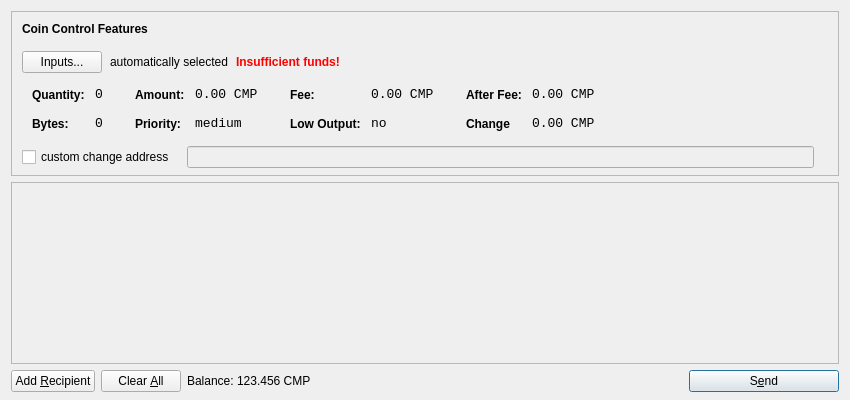
<?xml version="1.0" encoding="UTF-8"?>
<ui version="4.0">
 <class>SendCoinsDialog</class>
 <widget class="QDialog" name="SendCoinsDialog">
  <property name="geometry">
   <rect>
    <x>0</x>
    <y>0</y>
    <width>850</width>
    <height>400</height>
   </rect>
  </property>
  <property name="windowTitle">
   <string>Send Coins</string>
  </property>
  <layout class="QVBoxLayout" name="verticalLayout" stretch="0,1,0">
   <property name="bottomMargin">
    <number>8</number>
   </property>
   <item>
    <widget class="QFrame" name="frameCoinControl">
     <property name="sizePolicy">
      <sizepolicy hsizetype="Expanding" vsizetype="Expanding">
       <horstretch>0</horstretch>
       <verstretch>0</verstretch>
      </sizepolicy>
     </property>
     <property name="maximumSize">
      <size>
       <width>16777215</width>
       <height>16777215</height>
      </size>
     </property>
     <property name="frameShape">
      <enum>QFrame::StyledPanel</enum>
     </property>
     <property name="frameShadow">
      <enum>QFrame::Sunken</enum>
     </property>
     <layout class="QVBoxLayout" name="verticalLayoutCoinControl2">
      <property name="spacing">
       <number>-1</number>
      </property>
      <property name="leftMargin">
       <number>0</number>
      </property>
      <property name="topMargin">
       <number>0</number>
      </property>
      <property name="rightMargin">
       <number>0</number>
      </property>
      <property name="bottomMargin">
       <number>6</number>
      </property>
      <item>
       <layout class="QVBoxLayout" name="verticalLayoutCoinControl" stretch="0,0,0,0,1">
        <property name="spacing">
         <number>0</number>
        </property>
        <property name="leftMargin">
         <number>10</number>
        </property>
        <property name="topMargin">
         <number>10</number>
        </property>
        <item>
         <layout class="QHBoxLayout" name="horizontalLayoutCoinControl1">
          <property name="bottomMargin">
           <number>15</number>
          </property>
          <item>
           <widget class="QLabel" name="labelCoinControlFeatures">
            <property name="sizePolicy">
             <sizepolicy hsizetype="Preferred" vsizetype="Maximum">
              <horstretch>0</horstretch>
              <verstretch>0</verstretch>
             </sizepolicy>
            </property>
            <property name="font">
             <font>
              <weight>75</weight>
              <bold>true</bold>
             </font>
            </property>
            <property name="styleSheet">
             <string notr="true">font-weight:bold;</string>
            </property>
            <property name="text">
             <string>Coin Control Features</string>
            </property>
           </widget>
          </item>
         </layout>
        </item>
        <item>
         <layout class="QHBoxLayout" name="horizontalLayoutCoinControl2" stretch="0,0,0,0">
          <property name="spacing">
           <number>8</number>
          </property>
          <property name="bottomMargin">
           <number>10</number>
          </property>
          <item>
           <widget class="QPushButton" name="pushButtonCoinControl">
            <property name="styleSheet">
             <string notr="true"/>
            </property>
            <property name="text">
             <string>Inputs...</string>
            </property>
           </widget>
          </item>
          <item>
           <widget class="QLabel" name="labelCoinControlAutomaticallySelected">
            <property name="text">
             <string>automatically selected</string>
            </property>
            <property name="margin">
             <number>5</number>
            </property>
           </widget>
          </item>
          <item>
           <widget class="QLabel" name="labelCoinControlInsuffFunds">
            <property name="font">
             <font>
              <weight>75</weight>
              <bold>true</bold>
             </font>
            </property>
            <property name="styleSheet">
             <string notr="true">color:red;font-weight:bold;</string>
            </property>
            <property name="text">
             <string>Insufficient funds!</string>
            </property>
            <property name="margin">
             <number>5</number>
            </property>
           </widget>
          </item>
          <item>
           <spacer name="horizontalSpacerCoinControl">
            <property name="orientation">
             <enum>Qt::Horizontal</enum>
            </property>
            <property name="sizeHint" stdset="0">
             <size>
              <width>40</width>
              <height>1</height>
             </size>
            </property>
           </spacer>
          </item>
         </layout>
        </item>
        <item>
         <widget class="QWidget" name="widgetCoinControl" native="true">
          <property name="sizePolicy">
           <sizepolicy hsizetype="Preferred" vsizetype="Preferred">
            <horstretch>0</horstretch>
            <verstretch>0</verstretch>
           </sizepolicy>
          </property>
          <property name="minimumSize">
           <size>
            <width>0</width>
            <height>0</height>
           </size>
          </property>
          <property name="styleSheet">
           <string notr="true"/>
          </property>
          <layout class="QHBoxLayout" name="horizontalLayoutCoinControl5">
           <property name="margin">
            <number>0</number>
           </property>
           <item>
            <layout class="QHBoxLayout" name="horizontalLayoutCoinControl3" stretch="0,0,0,1">
             <property name="spacing">
              <number>20</number>
             </property>
             <property name="topMargin">
              <number>0</number>
             </property>
             <property name="bottomMargin">
              <number>10</number>
             </property>
             <item>
              <layout class="QFormLayout" name="formLayoutCoinControl1">
               <property name="horizontalSpacing">
                <number>10</number>
               </property>
               <property name="verticalSpacing">
                <number>14</number>
               </property>
               <property name="leftMargin">
                <number>10</number>
               </property>
               <property name="topMargin">
                <number>4</number>
               </property>
               <property name="rightMargin">
                <number>6</number>
               </property>
               <item row="0" column="0">
                <widget class="QLabel" name="labelCoinControlQuantityText">
                 <property name="styleSheet">
                  <string notr="true">font-weight:bold;</string>
                 </property>
                 <property name="text">
                  <string>Quantity:</string>
                 </property>
                 <property name="margin">
                  <number>0</number>
                 </property>
                </widget>
               </item>
               <item row="0" column="1">
                <widget class="QLabel" name="labelCoinControlQuantity">
                 <property name="font">
                  <font>
                   <family>Monospace</family>
                   <pointsize>10</pointsize>
                  </font>
                 </property>
                 <property name="cursor">
                  <cursorShape>IBeamCursor</cursorShape>
                 </property>
                 <property name="contextMenuPolicy">
                  <enum>Qt::ActionsContextMenu</enum>
                 </property>
                 <property name="text">
                  <string>0</string>
                 </property>
                 <property name="margin">
                  <number>0</number>
                 </property>
                 <property name="textInteractionFlags">
                  <set>Qt::LinksAccessibleByMouse|Qt::TextSelectableByKeyboard|Qt::TextSelectableByMouse</set>
                 </property>
                </widget>
               </item>
               <item row="1" column="0">
                <widget class="QLabel" name="labelCoinControlBytesText">
                 <property name="styleSheet">
                  <string notr="true">font-weight:bold;</string>
                 </property>
                 <property name="text">
                  <string>Bytes:</string>
                 </property>
                </widget>
               </item>
               <item row="1" column="1">
                <widget class="QLabel" name="labelCoinControlBytes">
                 <property name="font">
                  <font>
                   <family>Monospace</family>
                   <pointsize>10</pointsize>
                  </font>
                 </property>
                 <property name="cursor">
                  <cursorShape>IBeamCursor</cursorShape>
                 </property>
                 <property name="contextMenuPolicy">
                  <enum>Qt::ActionsContextMenu</enum>
                 </property>
                 <property name="text">
                  <string>0</string>
                 </property>
                 <property name="textInteractionFlags">
                  <set>Qt::LinksAccessibleByMouse|Qt::TextSelectableByKeyboard|Qt::TextSelectableByMouse</set>
                 </property>
                </widget>
               </item>
              </layout>
             </item>
             <item>
              <layout class="QFormLayout" name="formLayoutCoinControl2">
               <property name="horizontalSpacing">
                <number>10</number>
               </property>
               <property name="verticalSpacing">
                <number>14</number>
               </property>
               <property name="leftMargin">
                <number>6</number>
               </property>
               <property name="topMargin">
                <number>4</number>
               </property>
               <property name="rightMargin">
                <number>6</number>
               </property>
               <item row="0" column="0">
                <widget class="QLabel" name="labelCoinControlAmountText">
                 <property name="styleSheet">
                  <string notr="true">font-weight:bold;</string>
                 </property>
                 <property name="text">
                  <string>Amount:</string>
                 </property>
                 <property name="margin">
                  <number>0</number>
                 </property>
                </widget>
               </item>
               <item row="0" column="1">
                <widget class="QLabel" name="labelCoinControlAmount">
                 <property name="font">
                  <font>
                   <family>Monospace</family>
                   <pointsize>10</pointsize>
                  </font>
                 </property>
                 <property name="cursor">
                  <cursorShape>IBeamCursor</cursorShape>
                 </property>
                 <property name="contextMenuPolicy">
                  <enum>Qt::ActionsContextMenu</enum>
                 </property>
                 <property name="text">
                  <string>0.00 CMP</string>
                 </property>
                 <property name="textInteractionFlags">
                  <set>Qt::LinksAccessibleByMouse|Qt::TextSelectableByKeyboard|Qt::TextSelectableByMouse</set>
                 </property>
                </widget>
               </item>
               <item row="1" column="0">
                <widget class="QLabel" name="labelCoinControlPriorityText">
                 <property name="styleSheet">
                  <string notr="true">font-weight:bold;</string>
                 </property>
                 <property name="text">
                  <string>Priority:</string>
                 </property>
                </widget>
               </item>
               <item row="1" column="1">
                <widget class="QLabel" name="labelCoinControlPriority">
                 <property name="font">
                  <font>
                   <family>Monospace</family>
                   <pointsize>10</pointsize>
                  </font>
                 </property>
                 <property name="cursor">
                  <cursorShape>IBeamCursor</cursorShape>
                 </property>
                 <property name="contextMenuPolicy">
                  <enum>Qt::ActionsContextMenu</enum>
                 </property>
                 <property name="text">
                  <string>medium</string>
                 </property>
                 <property name="textInteractionFlags">
                  <set>Qt::LinksAccessibleByMouse|Qt::TextSelectableByKeyboard|Qt::TextSelectableByMouse</set>
                 </property>
                </widget>
               </item>
              </layout>
             </item>
             <item>
              <layout class="QFormLayout" name="formLayoutCoinControl3">
               <property name="horizontalSpacing">
                <number>10</number>
               </property>
               <property name="verticalSpacing">
                <number>14</number>
               </property>
               <property name="leftMargin">
                <number>6</number>
               </property>
               <property name="topMargin">
                <number>4</number>
               </property>
               <property name="rightMargin">
                <number>6</number>
               </property>
               <item row="0" column="0">
                <widget class="QLabel" name="labelCoinControlFeeText">
                 <property name="styleSheet">
                  <string notr="true">font-weight:bold;</string>
                 </property>
                 <property name="text">
                  <string>Fee:</string>
                 </property>
                 <property name="margin">
                  <number>0</number>
                 </property>
                </widget>
               </item>
               <item row="0" column="1">
                <widget class="QLabel" name="labelCoinControlFee">
                 <property name="font">
                  <font>
                   <family>Monospace</family>
                   <pointsize>10</pointsize>
                  </font>
                 </property>
                 <property name="cursor">
                  <cursorShape>IBeamCursor</cursorShape>
                 </property>
                 <property name="contextMenuPolicy">
                  <enum>Qt::ActionsContextMenu</enum>
                 </property>
                 <property name="text">
                  <string>0.00 CMP</string>
                 </property>
                 <property name="textInteractionFlags">
                  <set>Qt::LinksAccessibleByMouse|Qt::TextSelectableByKeyboard|Qt::TextSelectableByMouse</set>
                 </property>
                </widget>
               </item>
               <item row="1" column="0">
                <widget class="QLabel" name="labelCoinControlLowOutputText">
                 <property name="styleSheet">
                  <string notr="true">font-weight:bold;</string>
                 </property>
                 <property name="text">
                  <string>Low Output:</string>
                 </property>
                </widget>
               </item>
               <item row="1" column="1">
                <widget class="QLabel" name="labelCoinControlLowOutput">
                 <property name="font">
                  <font>
                   <family>Monospace</family>
                   <pointsize>10</pointsize>
                  </font>
                 </property>
                 <property name="cursor">
                  <cursorShape>IBeamCursor</cursorShape>
                 </property>
                 <property name="contextMenuPolicy">
                  <enum>Qt::ActionsContextMenu</enum>
                 </property>
                 <property name="text">
                  <string>no</string>
                 </property>
                 <property name="textInteractionFlags">
                  <set>Qt::LinksAccessibleByMouse|Qt::TextSelectableByKeyboard|Qt::TextSelectableByMouse</set>
                 </property>
                </widget>
               </item>
              </layout>
             </item>
             <item>
              <layout class="QFormLayout" name="formLayoutCoinControl4">
               <property name="horizontalSpacing">
                <number>10</number>
               </property>
               <property name="verticalSpacing">
                <number>14</number>
               </property>
               <property name="leftMargin">
                <number>6</number>
               </property>
               <property name="topMargin">
                <number>4</number>
               </property>
               <property name="rightMargin">
                <number>6</number>
               </property>
               <item row="0" column="0">
                <widget class="QLabel" name="labelCoinControlAfterFeeText">
                 <property name="styleSheet">
                  <string notr="true">font-weight:bold;</string>
                 </property>
                 <property name="text">
                  <string>After Fee:</string>
                 </property>
                 <property name="margin">
                  <number>0</number>
                 </property>
                </widget>
               </item>
               <item row="0" column="1">
                <widget class="QLabel" name="labelCoinControlAfterFee">
                 <property name="font">
                  <font>
                   <family>Monospace</family>
                   <pointsize>10</pointsize>
                  </font>
                 </property>
                 <property name="cursor">
                  <cursorShape>IBeamCursor</cursorShape>
                 </property>
                 <property name="contextMenuPolicy">
                  <enum>Qt::ActionsContextMenu</enum>
                 </property>
                 <property name="text">
                  <string>0.00 CMP</string>
                 </property>
                 <property name="textInteractionFlags">
                  <set>Qt::LinksAccessibleByMouse|Qt::TextSelectableByKeyboard|Qt::TextSelectableByMouse</set>
                 </property>
                </widget>
               </item>
               <item row="1" column="0">
                <widget class="QLabel" name="labelCoinControlChangeText">
                 <property name="styleSheet">
                  <string notr="true">font-weight:bold;</string>
                 </property>
                 <property name="text">
                  <string>Change</string>
                 </property>
                </widget>
               </item>
               <item row="1" column="1">
                <widget class="QLabel" name="labelCoinControlChange">
                 <property name="font">
                  <font>
                   <family>Monospace</family>
                   <pointsize>10</pointsize>
                  </font>
                 </property>
                 <property name="cursor">
                  <cursorShape>IBeamCursor</cursorShape>
                 </property>
                 <property name="contextMenuPolicy">
                  <enum>Qt::ActionsContextMenu</enum>
                 </property>
                 <property name="text">
                  <string>0.00 CMP</string>
                 </property>
                 <property name="textInteractionFlags">
                  <set>Qt::LinksAccessibleByMouse|Qt::TextSelectableByKeyboard|Qt::TextSelectableByMouse</set>
                 </property>
                </widget>
               </item>
              </layout>
             </item>
            </layout>
           </item>
          </layout>
         </widget>
        </item>
        <item>
         <layout class="QHBoxLayout" name="horizontalLayoutCoinControl4" stretch="0,0,0">
          <property name="spacing">
           <number>12</number>
          </property>
          <property name="sizeConstraint">
           <enum>QLayout::SetDefaultConstraint</enum>
          </property>
          <property name="topMargin">
           <number>5</number>
          </property>
          <property name="rightMargin">
           <number>5</number>
          </property>
          <item>
           <widget class="QCheckBox" name="checkBoxCoinControlChange">
            <property name="text">
             <string>custom change address</string>
            </property>
           </widget>
          </item>
          <item>
           <widget class="QLineEdit" name="lineEditCoinControlChange">
            <property name="enabled">
             <bool>false</bool>
            </property>
            <property name="sizePolicy">
             <sizepolicy hsizetype="Expanding" vsizetype="Fixed">
              <horstretch>0</horstretch>
              <verstretch>0</verstretch>
             </sizepolicy>
            </property>
           </widget>
          </item>
          <item>
           <widget class="QLabel" name="labelCoinControlChangeLabel">
            <property name="sizePolicy">
             <sizepolicy hsizetype="Preferred" vsizetype="Expanding">
              <horstretch>0</horstretch>
              <verstretch>0</verstretch>
             </sizepolicy>
            </property>
            <property name="minimumSize">
             <size>
              <width>0</width>
              <height>0</height>
             </size>
            </property>
            <property name="text">
             <string/>
            </property>
            <property name="margin">
             <number>3</number>
            </property>
           </widget>
          </item>
         </layout>
        </item>
        <item>
         <spacer name="verticalSpacerCoinControl">
          <property name="orientation">
           <enum>Qt::Vertical</enum>
          </property>
          <property name="sizeHint" stdset="0">
           <size>
            <width>800</width>
            <height>1</height>
           </size>
          </property>
         </spacer>
        </item>
       </layout>
      </item>
     </layout>
    </widget>
   </item>
   <item>
    <widget class="QScrollArea" name="scrollArea">
     <property name="widgetResizable">
      <bool>true</bool>
     </property>
     <widget class="QWidget" name="scrollAreaWidgetContents">
      <property name="geometry">
       <rect>
        <x>0</x>
        <y>0</y>
        <width>830</width>
        <height>165</height>
       </rect>
      </property>
      <layout class="QVBoxLayout" name="verticalLayout_2">
       <property name="margin">
        <number>0</number>
       </property>
       <item>
        <layout class="QVBoxLayout" name="entries">
         <property name="spacing">
          <number>6</number>
         </property>
        </layout>
       </item>
       <item>
        <spacer name="verticalSpacer">
         <property name="orientation">
          <enum>Qt::Vertical</enum>
         </property>
         <property name="sizeHint" stdset="0">
          <size>
           <width>20</width>
           <height>40</height>
          </size>
         </property>
        </spacer>
       </item>
      </layout>
     </widget>
    </widget>
   </item>
   <item>
    <layout class="QHBoxLayout" name="horizontalLayout">
     <item>
      <widget class="QPushButton" name="addButton">
       <property name="toolTip">
        <string>Send to multiple recipients at once</string>
       </property>
       <property name="text">
        <string>Add &amp;Recipient</string>
       </property>
       <property name="icon">
        <iconset resource="../bitcoin.qrc">
         <normaloff>:/icons/add</normaloff>:/icons/add</iconset>
       </property>
       <property name="autoDefault">
        <bool>false</bool>
       </property>
      </widget>
     </item>
     <item>
      <widget class="QPushButton" name="clearButton">
       <property name="sizePolicy">
        <sizepolicy hsizetype="Minimum" vsizetype="Fixed">
         <horstretch>0</horstretch>
         <verstretch>0</verstretch>
        </sizepolicy>
       </property>
       <property name="toolTip">
        <string>Remove all transaction fields</string>
       </property>
       <property name="text">
        <string>Clear &amp;All</string>
       </property>
       <property name="icon">
        <iconset resource="../bitcoin.qrc">
         <normaloff>:/icons/remove</normaloff>:/icons/remove</iconset>
       </property>
       <property name="autoRepeatDelay">
        <number>300</number>
       </property>
       <property name="autoDefault">
        <bool>false</bool>
       </property>
      </widget>
     </item>
     <item>
      <layout class="QHBoxLayout" name="horizontalLayout_2">
       <property name="spacing">
        <number>3</number>
       </property>
       <item>
        <widget class="QLabel" name="label">
         <property name="sizePolicy">
          <sizepolicy hsizetype="Preferred" vsizetype="Fixed">
           <horstretch>0</horstretch>
           <verstretch>0</verstretch>
          </sizepolicy>
         </property>
         <property name="text">
          <string>Balance:</string>
         </property>
        </widget>
       </item>
       <item>
        <widget class="QLabel" name="labelBalance">
         <property name="sizePolicy">
          <sizepolicy hsizetype="Preferred" vsizetype="Fixed">
           <horstretch>0</horstretch>
           <verstretch>0</verstretch>
          </sizepolicy>
         </property>
         <property name="cursor">
          <cursorShape>IBeamCursor</cursorShape>
         </property>
         <property name="text">
          <string>123.456 CMP</string>
         </property>
         <property name="textInteractionFlags">
          <set>Qt::LinksAccessibleByMouse|Qt::TextSelectableByKeyboard|Qt::TextSelectableByMouse</set>
         </property>
        </widget>
       </item>
      </layout>
     </item>
     <item>
      <spacer name="horizontalSpacer">
       <property name="orientation">
        <enum>Qt::Horizontal</enum>
       </property>
       <property name="sizeHint" stdset="0">
        <size>
         <width>40</width>
         <height>20</height>
        </size>
       </property>
      </spacer>
     </item>
     <item>
      <widget class="QPushButton" name="sendButton">
       <property name="minimumSize">
        <size>
         <width>150</width>
         <height>0</height>
        </size>
       </property>
       <property name="toolTip">
        <string>Confirm the send action</string>
       </property>
       <property name="text">
        <string>S&amp;end</string>
       </property>
       <property name="icon">
        <iconset resource="../bitcoin.qrc">
         <normaloff>:/icons/send</normaloff>:/icons/send</iconset>
       </property>
       <property name="default">
        <bool>true</bool>
       </property>
      </widget>
     </item>
    </layout>
   </item>
  </layout>
 </widget>
 <resources>
  <include location="../bitcoin.qrc"/>
 </resources>
 <connections/>
</ui>
